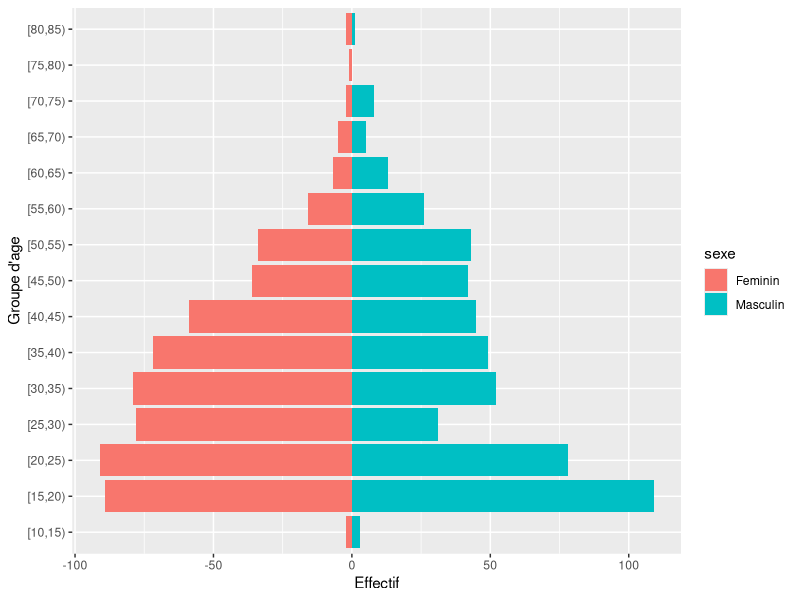

Write the R code that produced this figure.
library(stringr)

# Les expressions regulières

# THIS PART IS THE BEGINNING
# Automa theory
# - Controler au maximum des textes
# - Methodes pour s'assurer du controle et la gestion du texte.
# - Trouver un langage pour traiter que du texte.
# - Langage Regex (administration)
# - A maitriser (important)!!!!
# - Chopper ce qu'on ne veut pas en plus de ce qu'on veut
# - Chopper ce qu'on ne veut pas du tout sans ce qu'on veut
# - Awal vivre jusqu'à 99 ans.
# - 0.2789
# - 0.576[]


#COMMENT ON L'UTILISE EN PRATIQUE

character_test <- "# THIS PART IS THE BEGINNING
# Automa theory
# - Controler au maximum des textes
# - Methodes pour s'assurer du controle et la gestion du texte.
# - Trouver un langage pour traiter que du texte.
# - Langage Regex (administration)
# - A maitriser (important)!!!!
# - Chopper ce qu'on ne veut pas en plus de ce qu'on veut
# - Chopper ce qu'on ne veut pas du tout sans ce qu'on veut
# - Awal vivre jusqu'à 99 ans.
# - 0.2789
# - 0.576[]"


char_test <- gsub("#","",character_test)
char_test <- gsub("(^\\s+)|(\\s+)$", "", char_test)

#gerer, enlever les espaces
char_test <- iconv(char_test,
                        from = "latin1",
                        to= "ASCII//TRANSLIT")

char_test <- str_split(char_test, "\\n")

char_test <- unlist(char_test)

#meme chose que gsub
char_test <- str_replace_all(char_test, "[[:punct:]]","")

char_test <- str_trim(char_test, side = "both") #ou trimws sans le package

char_test <- gsub("\\d","",char_test)

char_test <- str_squish(char_test)

phrase_1 <- char_test[1]
word(phrase_1, start = 1, end = -1)

#Extraire chaque mot
unlist(str_split(phrase_1, "\\s"))




# -------------- Tidyverse ------------
#ensemble de packages
library(tidyverse)
library(scales)

#voir la liste des fichiers d'un repertoire: list.files("./data")
#Voir la liste des repertoires: list.dir("./", recursive=F)
#Le recursive permet de savoir si oui ou non au noeud terminal.

fichiers <- list.files("./data", full.names = TRUE)
file.rename(fichiers[2],"./data/whatsapp_issa.txt")

cas_tidy <- readxl::read_excel("./data/cas_pratique.xlsx")

#The number of positive
#Without tidyverse
round(100*prop.table(table(cas_tidy$resultat_test)),4)

#With Tidyverse
cas_tidy %>% 
  count(resultat_test) %>% 
  mutate(perc=percent(n/sum(n)))

#Without the tidyverse
table(subset(cas_tidy, sexe=="Feminin")$resultat_test)

#With the tidyverse
cas_tidy %>% 
  dplyr::filter(sexe=="Feminin") %>% 
  count(resultat_test)

#Pyramide des ages
base_pyramid <- cas_tidy %>% 
  dplyr::select(sexe,age)

base_pyramid <- base_pyramid %>% 
  mutate(age_coupee= cut(age,breaks = seq(0, 100, by=5),
                         right = FALSE)) %>% 
  group_by(sexe, age_coupee) %>% 
  summarize(nb=n()) %>% 
  mutate(nb=ifelse(sexe=="Feminin",-nb,nb))

# Visualization
ggplot(base_pyramid, aes(x=age_coupee, y=nb, fill=sexe))+
  geom_bar(stat = "identity")+
  coord_flip()+
  labs(x="Groupe d'age", y="Effectif")
